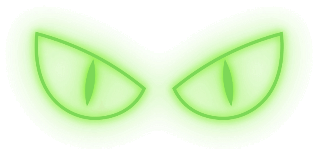
#> input picture docs/assets/eyes-transparent.png, 318 x 155 px
$ python ig_profile.py
#> lines starting #> are read from the running program, lines starting #| are printed output that depends on the picture
### sv/postimage.py
"""Imagen de cada pick para los canales (estilo de los posteos de Stakevision).

Fondo oscuro con textura, logo con los ojos, tarjeta blanca con las selecciones
(como un cupón de apuesta), ícono del deporte y la cuenta de Instagram al pie.
Solo usa Pillow: corre en GitHub Actions sin instalar nada más.
"""
from __future__ import annotations

import io
import os

from PIL import Image, ImageChops, ImageDraw, ImageFilter, ImageFont

from . import config, formatting

HERE = os.path.dirname(os.path.abspath(__file__))
FONTS = os.path.join(HERE, "assets", "fonts")
POST = os.path.join(HERE, "assets", "post")
LOGO = os.path.join(config.ROOT, "docs", "assets", "logo-full-dark.png")

W = 1080
INK, SOFT, MUTED, LINE = (17, 19, 24), (52, 56, 64), (128, 134, 145), (230, 232, 236)
GREEN = (46, 150, 46)
SPORT_COLOR = {"soccer": (29, 36, 51), "tennis": (150, 178, 0), "basketball": (224, 122, 31)}
INSTAGRAM = "stakevision"


def _font(weight: str, size: int) -> ImageFont.FreeTypeFont:
    return ImageFont.truetype(os.path.join(FONTS, f"Poppins-{weight}.ttf"), size)


# [8 lines left out: function _icon, not called in this run]


def _background(h: int) -> Image.Image:
#> called with h = 1080
    base = Image.new("RGB", (W, h), (43, 43, 45))
    # textura tipo concreto: ruido suave en dos escalas
    fine = Image.effect_noise((W, h), 22).filter(ImageFilter.GaussianBlur(0.8))
    coarse = Image.effect_noise((W // 8, h // 8), 40).resize((W, h), Image.BICUBIC).filter(ImageFilter.GaussianBlur(6))
    tex = ImageChops.blend(fine, coarse, 0.5)
    base = Image.composite(Image.new("RGB", (W, h), (58, 58, 61)), base, tex.point(lambda v: max(0, v - 100)))
    # viñeta
    vg = Image.radial_gradient("L").resize((W, h)).point(lambda v: int(v * 0.55))
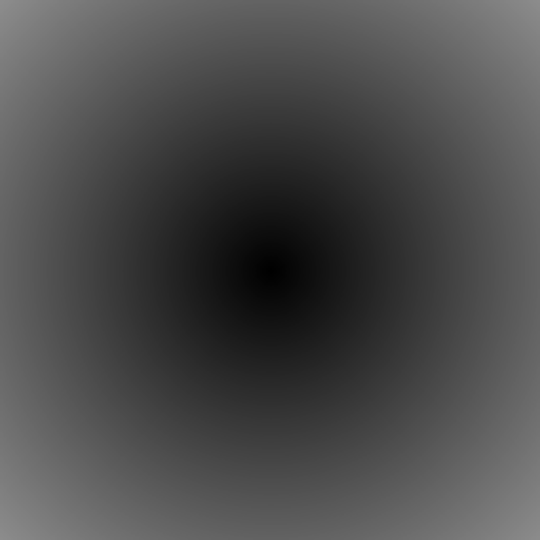
#> vg: PIL image 1080x1080 L (shown at 1/2 size); min 0, max 140, mean 75.5
    return Image.composite(Image.new("RGB", (W, h), (16, 16, 18)), base, vg)
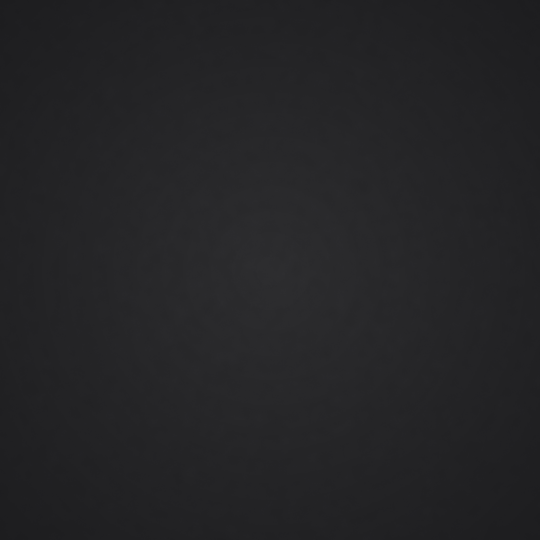
#> returned value: PIL image 1080x1080 RGB (shown at 1/2 size); mean R, G, B 36.2, 36.2, 38.2


# [7 lines left out: function _fit, not called in this run]


MARKET_NAME = {"1x2": "Resultado del partido", "totals": "Total de goles", "bothteamsscore": "Goles de los dos equipos",
               "spreads": "Resultado del partido", "drawnobet": "Resultado del partido", "moneyline": "Resultado del partido"}


# [32 lines left out: functions _market, _selection_parts, _when, not called in this run]


def _leg_height(l: dict) -> int:
    return 230 if _selection_parts(l)[1] else 196


# [316 lines left out: functions render, _render_coupon, _confetti, _check_badge, _return_badge, render_win and 1 more, not called in this run]


# ---------------------------------------------------------------- piezas de contenido
LOGO_LIGHT = os.path.join(config.ROOT, "docs", "assets", "logo-full-light.png")
THEMES = {
    "dark": dict(text=(240, 240, 242), text2=(225, 225, 228), sub=(170, 172, 178), faint=(150, 150, 155),
                 tile=(22, 24, 26), tile_line=(52, 58, 52), eyebrow=(150, 230, 120), pos=(150, 255, 110),
                 neg=(255, 120, 110), bar2=(110, 116, 124), glow=(90, 255, 60, 50), btn=(124, 220, 90),
                 btn_text=(10, 14, 10), pickbox=(28, 52, 26), pickbox_neutral=(40, 42, 46), pick_text=(150, 255, 110)),
    "light": dict(text=(17, 19, 24), text2=(40, 44, 50), sub=(96, 102, 110), faint=(120, 124, 130),
                  tile=(255, 255, 255), tile_line=(220, 223, 216), eyebrow=(47, 122, 18), pos=(47, 122, 18),
                  neg=(194, 38, 26), bar2=(196, 200, 206), glow=(126, 217, 87, 70), btn=(62, 154, 28),
                  btn_text=(255, 255, 255), pickbox=(226, 244, 220), pickbox_neutral=(236, 237, 240),
                  pick_text=(30, 110, 30)),
}


# [8 lines left out: function _bg, not called in this run]


_LOGO_CACHE: dict = {}


# [38 lines left out: function _logo_t, not called in this run]

def _logo(w: int) -> Image.Image:
    return _logo_t(w, "dark")


# [21 lines left out: functions _put_logo, _glow, _card, not called in this run]


def _ctext(d, y, text, font, fill, w=W):
    d.text(((w - d.textlength(text, font=font)) / 2, y), text, font=font, fill=fill)


# [197 lines left out: functions _jpeg, render_weekly, render_story, render_postmatch, not called in this run]


# ---------------------------------------------------------------- post partido (formato revista)
BRAND = (126, 217, 87)
_DARK = (5, 6, 5)


def _bebas(size: int) -> ImageFont.FreeTypeFont:
    return ImageFont.truetype(os.path.join(FONTS, "BebasNeue-Regular.ttf"), size)


# [7 lines left out: function _oswald, not called in this run]


def _lum(c) -> float:
    r, g, b = (x / 255 for x in c[:3])
    return 0.2126 * r + 0.7152 * g + 0.0722 * b


def _mix(c, other, t: float) -> tuple:
    return tuple(round(a + (b - a) * t) for a, b in zip(c[:3], other[:3]))


# [18 lines left out: functions team_palette, _spaced, not called in this run]


def _spaced_len(d, text, font, spacing=0.0) -> float:
    return sum(d.textlength(ch, font=font) for ch in text) + spacing * max(len(text) - 1, 0)


# [107 lines left out: functions _bez, _shield_poly, _vgrad, shield, _best_offset, _face, not called in this run]


PORTRAIT_DEBUG: list = []
_SUBJECT: dict = {}


# [140 lines left out: functions _subject, portrait_ok, _cover, _alpha_ramp, split_headline, _clusters, not called in this run]


GOLD, L_GOLD = (236, 188, 66), (170, 124, 16)


class accent:
    """Colores por canal: «vip» cambia el verde de la marca por dorado mientras se dibuja la imagen."""

    def __init__(self, tier: str | None):
        self.tier = tier

    # [234 lines left out: functions __enter__, __exit__, _mag, _mag_card, _accents, _result_line and 2 more, not called in this run]


# ---------------------------------------------------------------- adelanto (historia, modo día)
L_BG, L_TEXT, L_GREEN, L_BTN, L_GREY = (244, 244, 240), (17, 19, 24), (47, 122, 18), (62, 154, 28), (122, 128, 121)


# [185 lines left out: functions _rich, _lock_icon, render_teaser, _wrap_fit, render_pick_photo, not called in this run]


# ---------------------------------------------------------------- Bet Builder
def render_builder(pick: dict, tier: str | None = "vip") -> bytes:
    with accent(tier):
        return _render_builder(pick, tier)


# [59 lines left out: function _render_builder, not called in this run]

### tools/ig_profile.py
"""Genera el material fijo del perfil de Instagram (se corre a mano, en local):

    python tools/ig_profile.py

Salida en docs/ig/perfil/ (la web la sirve para que Instagram la pueda descargar).
"""
from __future__ import annotations

import os
import sys

from PIL import Image, ImageDraw, ImageFilter

sys.path.insert(0, os.path.dirname(os.path.dirname(os.path.abspath(__file__))))
from sv import config  # noqa: E402
from sv.postimage import (INK, LOGO, MUTED, SOFT, W, _background, _check_badge, _font,  # noqa: E402
                          _icon, POST)

OUT = os.path.join(config.ROOT, "docs", "ig", "perfil")
EYES = os.path.join(config.ROOT, "docs", "assets", "eyes-transparent.png")
NEON = (150, 255, 110)
GREEN = (46, 150, 46)
WHITE = (240, 240, 242)
GREY = (170, 172, 178)


def glow(im, box, color=(90, 255, 60, 55), blur=90):
#> called with box = (140, 260, 940, 820), color = (90, 255, 60, 70), blur = 110
    g = Image.new("RGBA", im.size, (0, 0, 0, 0))
#> g: PIL image 1080x1080 RGBA; every value is 0
    ImageDraw.Draw(g).ellipse(box, fill=color)
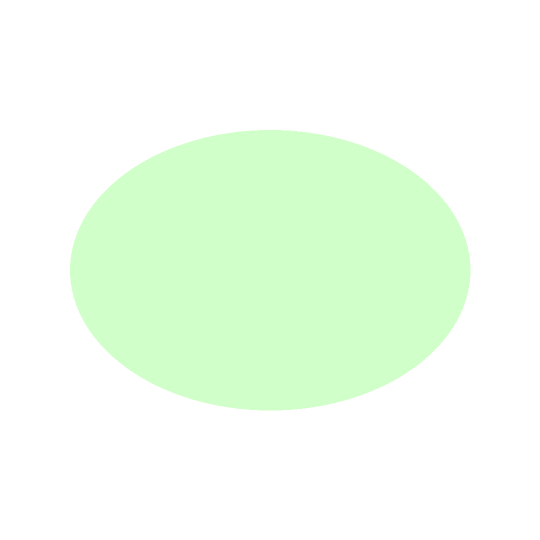
#> g: PIL image 1080x1080 RGBA (shown at 1/2 size); mean R, G, B, A 27.2, 77.1, 18.2, 21.2; transparent parts drawn white
    im.alpha_composite(g.filter(ImageFilter.GaussianBlur(blur)))


# [36 lines left out: functions wrap, text_block, neon_text, not called in this run]


def frame(h=1350, page=None, total=None, logo_w=230):
    im = _background(h).convert("RGBA")
    glow(im, (W / 2 - 300, -120, W / 2 + 300, 260), (90, 255, 60, 40), 80)
    logo = Image.open(LOGO).convert("RGBA")
    logo = logo.resize((logo_w, round(logo.height * logo_w / logo.width)), Image.LANCZOS)
    im.alpha_composite(logo, ((W - logo_w) // 2, 48))
    d = ImageDraw.Draw(im)
    if page and total:   # puntos de carrusel + "desliza"
        r, gap = 7, 26
        x0 = (W - (total - 1) * gap) / 2
        for k in range(total):
            c = NEON if k + 1 == page else (90, 92, 98)
            d.ellipse((x0 + k * gap - r, h - 64 - r, x0 + k * gap + r, h - 64 + r), fill=c)
        if page < total:
            f = _font("Medium", 26)
            t = "Desliza"
            tx = W - 110 - d.textlength(t, font=f)
            d.text((tx, h - 82), t, font=f, fill=GREY)
            ax = W - 96
            d.line((ax, h - 66, ax + 26, h - 66), fill=GREY, width=3)
            d.line((ax + 16, h - 75, ax + 26, h - 66), fill=GREY, width=3)
            d.line((ax + 16, h - 57, ax + 26, h - 66), fill=GREY, width=3)
    return im, logo.height + 48


# [15 lines left out: functions card, num_badge, not called in this run]


def save(im, name):
    os.makedirs(OUT, exist_ok=True)
    im.convert("RGB").save(os.path.join(OUT, name), "JPEG", quality=93, optimize=True)


# ------------------------------------------------------------------ foto de perfil
def profile_photo():
    s = 1080
    im = Image.new("RGBA", (s, s), (16, 17, 19, 255))
    bg = _background(s).convert("RGBA").resize((s, s))
    im.alpha_composite(bg)
    glow(im, (140, 260, 940, 820), (90, 255, 60, 70), 110)
    eyes = Image.open(EYES).convert("RGBA")
#> eyes is the input picture: PIL image 318x155 RGBA; mean R, G, B, A 146.5, 240.5, 77.6, 41.1
    ew = 860
    eyes = eyes.resize((ew, round(eyes.height * ew / eyes.width)), Image.LANCZOS)
#> eyes: PIL image 860x419 RGBA
    im.alpha_composite(eyes, ((s - ew) // 2, (s - eyes.height) // 2 - 10))
    im.convert("RGB").save(os.path.join(OUT, "foto-perfil.jpg"), "JPEG", quality=95)


# ------------------------------------------------------------------ carrusel 1: bienvenida
def welcome():
    T = 5
    # 1 portada
    im, top = frame(page=1, total=T, logo_w=300)
#> call 2 of _background, with h = 1350
#> in _background (call 2), `coarse = Image.effect_noise((W // 8, h // 8), 40).resize((W, h), Image..`:
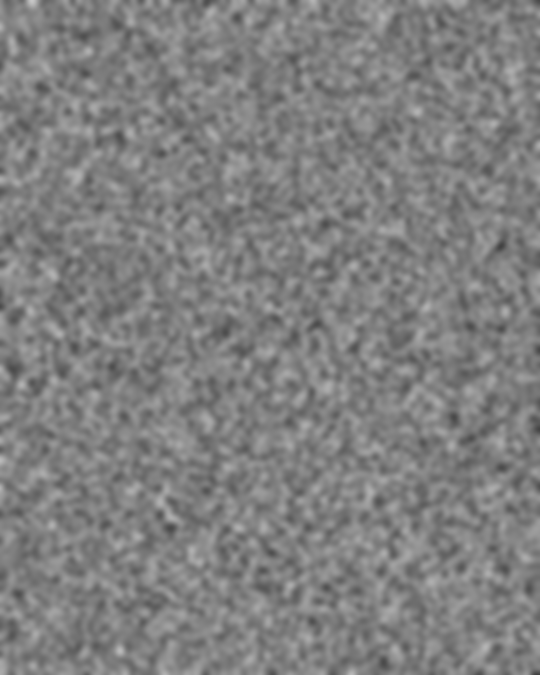
#> coarse: PIL image 1080x1350 L (shown at 1/2 size); min 63, max 199, mean 127.7
#> in _background (call 2), `vg = Image.radial_gradient("L").resize((W, h)).point(lambda v: int(v *..`:
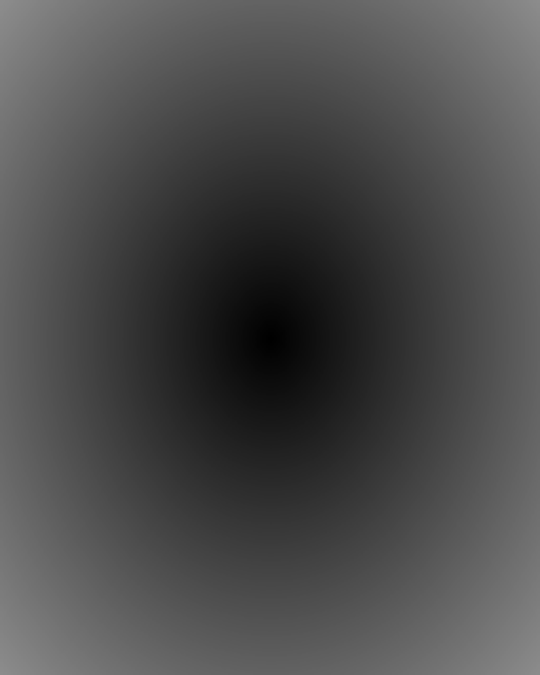
#> vg: PIL image 1080x1350 L (shown at 1/2 size); min 0, max 140, mean 75.5
#> call 2 of glow, with box = (240, -120, 840, 260), color = (90, 255, 60, 40), blur = 80
#> in glow (call 2), `g = Image.new("RGBA", im.size, (0, 0, 0, 0))`: g: PIL image 1080x1350 RGBA; every value is 0
#> in glow (call 2), `ImageDraw.Draw(g).ellipse(box, fill=color)`:
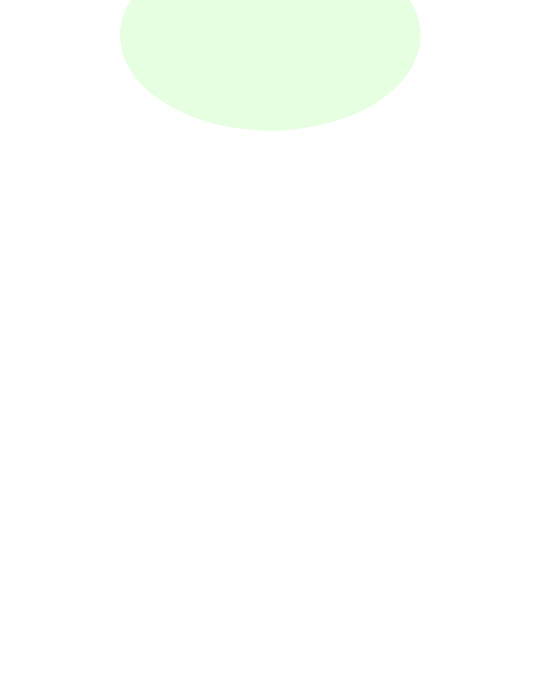
#> g: PIL image 1080x1350 RGBA (shown at 1/2 size); mean R, G, B, A 8.1, 23, 5.4, 3.6; transparent parts drawn white
#> in glow (call 2), `im.alpha_composite(g.filter(ImageFilter.GaussianBlur(blur)))`:
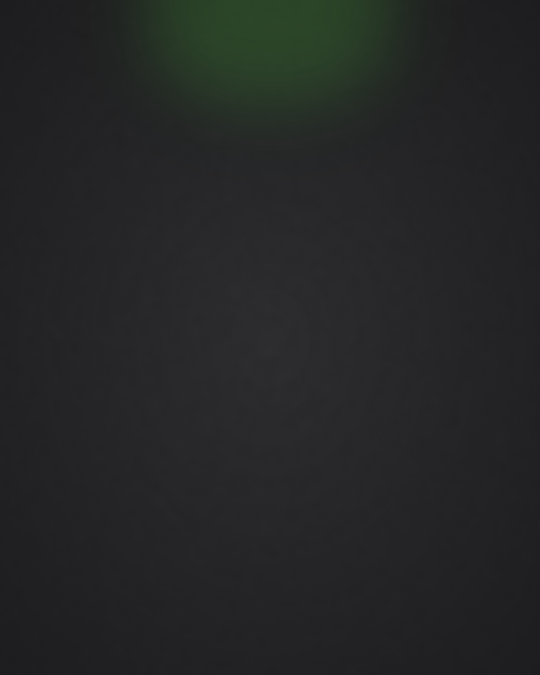
#> im: PIL image 1080x1350 RGBA (shown at 1/2 size); mean R, G, B, A 36.5, 38.1, 38.3, 255
    glow(im, (W / 2 - 460, 380, W / 2 + 460, 900), (90, 255, 60, 50), 110)
    text_block(im, (90, 420), "BIENVENIDO A", "Medium", 38, GREY, W - 180, center=True)
    neon_text(im, (90, 480), "Vemos el partido", 104, W - 180)
    neon_text(im, (90, 600), "antes del pitazo.", 104, W - 180)
    text_block(im, (140, 780), "Pronósticos deportivos con datos, no con corazonadas.",
               "Regular", 44, WHITE, W - 280, center=True)
    d = ImageDraw.Draw(im)
    chips = ["⚽ Fútbol", "Ligas top", "Historial público"]
    chips = ["Fútbol", "Ligas de América y Europa", "Historial público"]
    f = _font("Medium", 30)
    widths = [d.textlength(c, font=f) + 56 for c in chips]
    x = (W - (sum(widths) + 20 * (len(chips) - 1))) / 2
    for c, w in zip(chips, widths):
        d.rounded_rectangle((x, 1010, x + w, 1072), 31, outline=(110, 230, 80), width=2)
        d.text((x + 28, 1022), c, font=f, fill=NEON)
        x += w + 20
    save(im, "bienvenida-1.jpg")

    # 2 cómo elegimos
    im, top = frame(page=2, total=T)
    text_block(im, (90, top + 50), "CÓMO FUNCIONA", "Medium", 30, (110, 230, 80), W - 180)
    text_block(im, (90, top + 95), "Así elegimos cada pick", "Bold", 64, WHITE, W - 180)
    steps = [("Analizamos", "Cientos de partidos de las ligas más importantes de América y Europa, todos los días."),
             ("Calculamos", "La cuota justa de cada mercado: lo que debería pagar según la probabilidad real."),
             ("Publicamos", "Solo cuando la cuota disponible paga más de lo justo. Si no hay valor, no hay pick.")]
    y = top + 250
    for k, (t, body) in enumerate(steps, 1):
        card(im, (90, y, W - 90, y + 230), 28)
        num_badge(im, (130, y + 40), k)
        text_block(im, (215, y + 38), t, "Bold", 44, INK, W - 360)
        text_block(im, (215, y + 100), body, "Regular", 32, SOFT, W - 360, gap=1.3)
        y += 262
    save(im, "bienvenida-2.jpg")

    # 3 qué recibes
    im, top = frame(page=3, total=T)
    text_block(im, (90, top + 50), "QUÉ RECIBES", "Medium", 30, (110, 230, 80), W - 180)
    text_block(im, (90, top + 95), "Dos canales en Telegram", "Bold", 64, WHITE, W - 180)
    y = top + 260
    plans = [("GRATIS", "1 pick diario", ["Análisis completo de cada pick", "Cuota, stake y probabilidad", "Resultado publicado siempre"]),
             ("VIP", "2 a 4 picks diarios", ["Los mejores valores del día", "Aviso 30 minutos antes del partido", "Resultados y seguimiento"])]
    for name, sub, items in plans:
        card(im, (90, y, W - 90, y + 360), 28)
        d = ImageDraw.Draw(im)
        fb = _font("Bold", 28)
        pill_w = d.textlength(name, font=fb) + 44
        d.rounded_rectangle((130, y + 40, 130 + pill_w, y + 90), 25, fill=(58, 190, 58) if name == "VIP" else (29, 36, 51))
        d.text((152, y + 48), name, font=fb, fill="white")
        text_block(im, (130 + pill_w + 24, y + 38), sub, "Bold", 44, INK, W - 400)
        yy = y + 130
        for it in items:
            im.alpha_composite(_check_badge(36), (134, int(yy + 4)))
            text_block(im, (188, yy), it, "Regular", 34, SOFT, W - 330)
            yy += 64
        y += 395
    save(im, "bienvenida-3.jpg")

    # 4 historial
    im, top = frame(page=4, total=T)
    text_block(im, (90, top + 50), "TRANSPARENCIA", "Medium", 30, (110, 230, 80), W - 180)
    text_block(im, (90, top + 95), "Verdes y rojas. Todas.", "Bold", 64, WHITE, W - 180)
    text_block(im, (90, top + 190), "Cada pick se publica antes del partido y queda en el historial público de la web, gane o pierda. Nada se edita ni se borra.",
               "Regular", 34, GREY, W - 180, gap=1.35)
    y = top + 400
    card(im, (90, y, W - 90, y + 420), 28)
    d = ImageDraw.Draw(im)
    fh, fr, fm = _font("Medium", 24), _font("Regular", 30), _font("Bold", 30)
    cols = [130, 300, 690, 830]
    for c, t in zip(cols, ["FECHA", "PARTIDO", "CUOTA", "RESULTADO"]):
        d.text((c, y + 36), t, font=fh, fill=MUTED)
    rows = [("19/10", "Parma 0-3 Torino", "1.82", "W"), ("19/10", "Newell's vs C. Córdoba", "1.87", "W"),
            ("—", "Próximo pick", "—", None)]
    yy = y + 100
    for date, match, odd, res in rows:
        d.line((120, yy - 16, W - 120, yy - 16), fill=(232, 234, 238), width=2)
        d.text((cols[0], yy + 20), date, font=fr, fill=SOFT)
        d.text((cols[1], yy + 20), match, font=fr, fill=INK)
        d.text((cols[2], yy + 20), odd, font=fm, fill=INK)
        if res:
            im.alpha_composite(_check_badge(34), (cols[3], int(yy + 22)))
            ImageDraw.Draw(im).text((cols[3] + 46, yy + 20), "Verde", font=fm, fill=GREEN)
        else:
            d.text((cols[3], yy + 20), "Hoy", font=fm, fill=MUTED)
        d = ImageDraw.Draw(im)
        yy += 100
    text_block(im, (90, y + 470), "Revísalo tú mismo en la web (link en la bio).", "Medium", 34, NEON, W - 180, center=True)
    save(im, "bienvenida-4.jpg")

    # 5 llamado a la acción
    im, top = frame(page=5, total=T, logo_w=300)
    glow(im, (W / 2 - 420, 420, W / 2 + 420, 980), (90, 255, 60, 55), 110)
    neon_text(im, (90, 430), "Únete gratis", 110, W - 180)
    text_block(im, (140, 590), "Recibe el pick gratis de cada día en nuestro canal de Telegram.",
               "Regular", 44, WHITE, W - 280, center=True)
    d = ImageDraw.Draw(im)
    btn = "t.me/stakevision"
    fb = _font("Bold", 48)
    bw = d.textlength(btn, font=fb) + 120
    x = (W - bw) / 2
    d.rounded_rectangle((x, 800, x + bw, 910), 55, fill=(124, 220, 90))
    d.text((x + 60, 822), btn, font=fb, fill=(10, 14, 10))
    text_block(im, (90, 960), "Link en la bio", "Medium", 36, GREY, W - 180, center=True)
    text_block(im, (90, 1180), "+18 · Juega con responsabilidad. Apostar implica riesgo de pérdida.",
               "Regular", 26, (130, 132, 138), W - 180, center=True)
    save(im, "bienvenida-5.jpg")


# ------------------------------------------------------------------ carrusel 2: stake
# [104 lines left out: functions stake, responsible, stories, not called in this run]


if __name__ == "__main__":
    os.makedirs(OUT, exist_ok=True)
    profile_photo()
#> (the run stopped early here; a loop or call above may not have finished)
